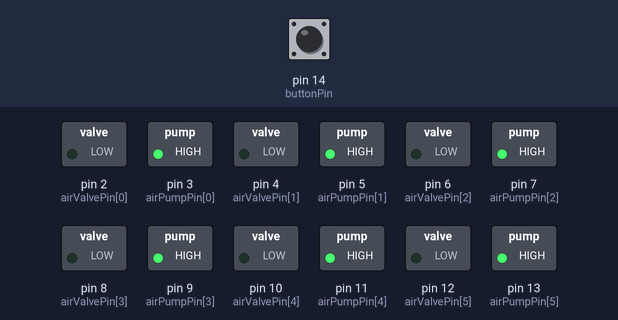
A sketch run on a simulated Arduino Uno, built with avr-gcc and run on an emulated ATmega328P. Parts: switched loads named in the sketch (green lamp = pin HIGH). The test bench sets the inputs (shaded band); at power-on: pin 14 (buttonPin) HIGH. What the sketch prints to the serial monitor is not drawn.

Above: at 1.2 s.
1.3 s: pin 14 (buttonPin) pulled LOW for 0.15 s
At 1.37 s:
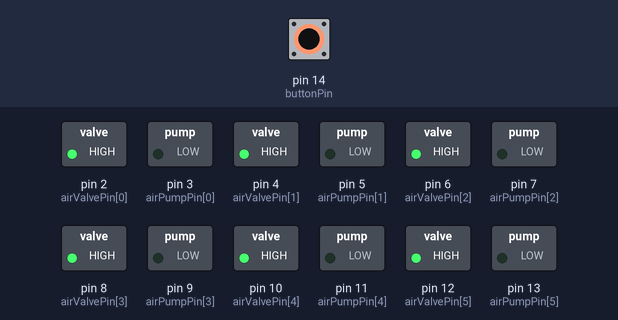
2.9 s: pin 14 (buttonPin) pulled LOW for 1 s
At 4.7 s:
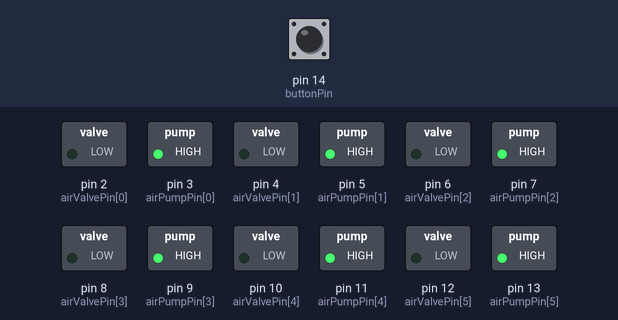
5.4 s: pin 14 (buttonPin) pulled LOW for 3.2 s
At 5.8 s:
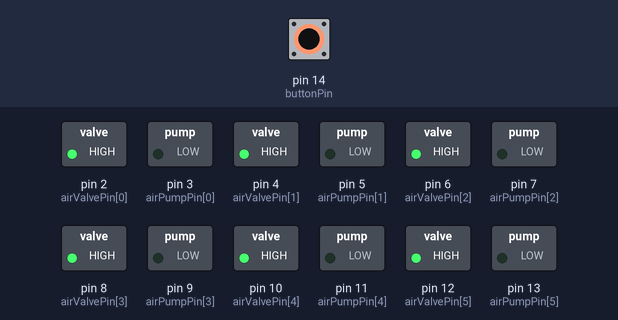
Timing chart, 0 to 10.1 s (numbered marks = the images above; inputs shaded):
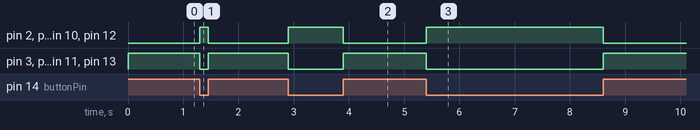

Measured:
- after the input at 1.3 s, pin 2 (airValvePin[0]): LOW → HIGH at once, → LOW 0.15 s later; pin 3 (airPumpPin[0]): HIGH → LOW at once, → HIGH 0.15 s later
- after the input at 2.9 s, pin 2 (airValvePin[0]): LOW → HIGH at once, → LOW 1.0 s later; pin 3 (airPumpPin[0]): HIGH → LOW at once, → HIGH 1.0 s later
- after the input at 5.4 s, pin 2 (airValvePin[0]): LOW → HIGH at once, → LOW 3.2 s later; pin 3 (airPumpPin[0]): HIGH → LOW at once, → HIGH 3.2 s later

The sketch:

code.ino
```cpp
#define airPumpCont 6  // Number of air pumps

int airValvePin[airPumpCont] = {2, 4, 6, 8, 10, 12};  // Air valve pins for deflation
int airPumpPin[airPumpCont] = {3, 5, 7, 9, 11, 13};   // Air pump pins for inflation
int buttonPin = 14;                                   // Button pin for manual deflation control

unsigned long recordTime[airPumpCont] = {0, 0, 0, 0, 0, 0};  // Record time for each stage

// Settings
#define initializeTime 5000  // Initialization time (1 sec = 1000 ms)

long SetInflationTime[airPumpCont] = {
  20 * 1000UL, 20 * 1000UL, 20 * 1000UL,
  20 * 1000UL, 20 * 1000UL, 20 * 1000UL
};
long SetDeflationTime[airPumpCont] = {
  2000, 2000, 2000, 2000, 2000, 2000
};

#define airPumpON HIGH       // Air pump ON - inflating
#define airPumpOFF !airPumpON // Air pump OFF - stop inflating
#define airValveON HIGH      // Air valve ON - deflating
#define airValveOFF !airValveON  // Air valve OFF - stop deflating

void setup() {
  Serial.begin(9600);
  pinMode(buttonPin, INPUT_PULLUP);  // Set button pin as input

  for (int i = 0; i < airPumpCont; i++) {
    pinMode(airPumpPin[i], OUTPUT);
    pinMode(airValvePin[i], OUTPUT);
    digitalWrite(airPumpPin[i], airPumpON);   // Start with inflation
    digitalWrite(airValvePin[i], airValveOFF);
  }

  Serial.println("Initialization complete");
}

void loop() {
  for (int i = 0; i < airPumpCont; i++) {
    if (digitalRead(buttonPin) == LOW) {  // Check if button is pressed
      // Deflate when button is pressed
      digitalWrite(airPumpPin[i], airPumpOFF);
      digitalWrite(airValvePin[i], airValveON);
    } else {
      // Inflate by default
      digitalWrite(airPumpPin[i], airPumpON);
      digitalWrite(airValvePin[i], airValveOFF);
    }
  }
}
```
